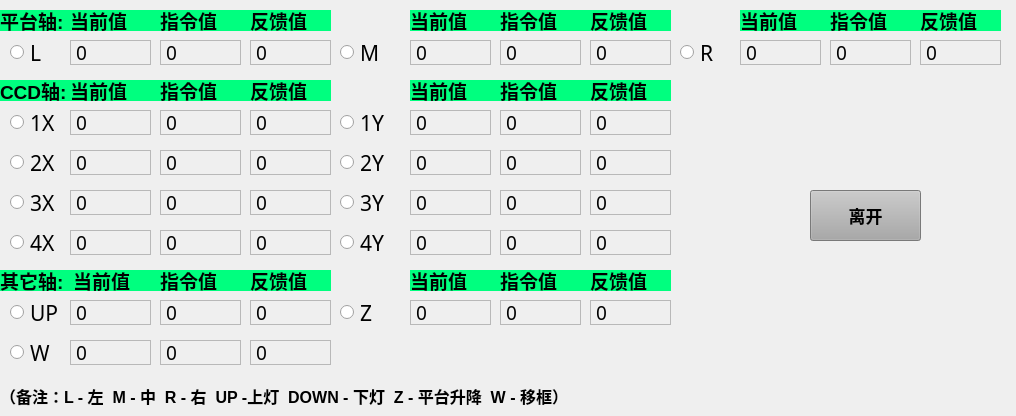
<?xml version="1.0" encoding="UTF-8"?>
<ui version="4.0">
 <class>CAxisPositionShow</class>
 <widget class="QWidget" name="CAxisPositionShow">
  <property name="geometry">
   <rect>
    <x>0</x>
    <y>0</y>
    <width>1016</width>
    <height>416</height>
   </rect>
  </property>
  <property name="font">
   <font>
    <pointsize>13</pointsize>
   </font>
  </property>
  <property name="windowTitle">
   <string>TOP</string>
  </property>
  <widget class="QLabel" name="value_ptm_2">
   <property name="geometry">
    <rect>
     <x>410</x>
     <y>40</y>
     <width>81</width>
     <height>25</height>
    </rect>
   </property>
   <property name="font">
    <font>
     <family>AR PL UKai CN</family>
     <pointsize>14</pointsize>
    </font>
   </property>
   <property name="frameShape">
    <enum>QFrame::StyledPanel</enum>
   </property>
   <property name="text">
    <string>0</string>
   </property>
  </widget>
  <widget class="QRadioButton" name="radio_ccd3y_2">
   <property name="geometry">
    <rect>
     <x>340</x>
     <y>190</y>
     <width>61</width>
     <height>25</height>
    </rect>
   </property>
   <property name="font">
    <font>
     <family>AR PL UKai CN</family>
     <pointsize>16</pointsize>
    </font>
   </property>
   <property name="text">
    <string>3Y</string>
   </property>
  </widget>
  <widget class="QLabel" name="value_ccd3y_2">
   <property name="geometry">
    <rect>
     <x>410</x>
     <y>190</y>
     <width>81</width>
     <height>25</height>
    </rect>
   </property>
   <property name="font">
    <font>
     <family>AR PL UKai CN</family>
     <pointsize>14</pointsize>
    </font>
   </property>
   <property name="frameShape">
    <enum>QFrame::StyledPanel</enum>
   </property>
   <property name="text">
    <string>0</string>
   </property>
  </widget>
  <widget class="QRadioButton" name="radio_ccd4x_2">
   <property name="geometry">
    <rect>
     <x>10</x>
     <y>230</y>
     <width>61</width>
     <height>25</height>
    </rect>
   </property>
   <property name="font">
    <font>
     <family>AR PL UKai CN</family>
     <pointsize>16</pointsize>
    </font>
   </property>
   <property name="text">
    <string>4X</string>
   </property>
  </widget>
  <widget class="QLabel" name="value_ptz_2">
   <property name="geometry">
    <rect>
     <x>410</x>
     <y>300</y>
     <width>81</width>
     <height>25</height>
    </rect>
   </property>
   <property name="font">
    <font>
     <family>AR PL UKai CN</family>
     <pointsize>14</pointsize>
    </font>
   </property>
   <property name="frameShape">
    <enum>QFrame::StyledPanel</enum>
   </property>
   <property name="text">
    <string>0</string>
   </property>
  </widget>
  <widget class="QLabel" name="value_ccd1x_2">
   <property name="geometry">
    <rect>
     <x>70</x>
     <y>110</y>
     <width>81</width>
     <height>25</height>
    </rect>
   </property>
   <property name="font">
    <font>
     <family>AR PL UKai CN</family>
     <pointsize>14</pointsize>
    </font>
   </property>
   <property name="frameShape">
    <enum>QFrame::StyledPanel</enum>
   </property>
   <property name="text">
    <string>0</string>
   </property>
  </widget>
  <widget class="QRadioButton" name="radio_ccd2x_2">
   <property name="geometry">
    <rect>
     <x>10</x>
     <y>150</y>
     <width>61</width>
     <height>25</height>
    </rect>
   </property>
   <property name="font">
    <font>
     <family>AR PL UKai CN</family>
     <pointsize>16</pointsize>
    </font>
   </property>
   <property name="text">
    <string>2X</string>
   </property>
  </widget>
  <widget class="QRadioButton" name="radio_ccd2y_2">
   <property name="geometry">
    <rect>
     <x>340</x>
     <y>150</y>
     <width>61</width>
     <height>25</height>
    </rect>
   </property>
   <property name="font">
    <font>
     <family>AR PL UKai CN</family>
     <pointsize>16</pointsize>
    </font>
   </property>
   <property name="text">
    <string>2Y</string>
   </property>
  </widget>
  <widget class="QLabel" name="value_ccd3x_2">
   <property name="geometry">
    <rect>
     <x>70</x>
     <y>190</y>
     <width>81</width>
     <height>25</height>
    </rect>
   </property>
   <property name="font">
    <font>
     <family>AR PL UKai CN</family>
     <pointsize>14</pointsize>
    </font>
   </property>
   <property name="frameShape">
    <enum>QFrame::StyledPanel</enum>
   </property>
   <property name="text">
    <string>0</string>
   </property>
  </widget>
  <widget class="QLabel" name="value_ccd4x_2">
   <property name="geometry">
    <rect>
     <x>70</x>
     <y>230</y>
     <width>81</width>
     <height>25</height>
    </rect>
   </property>
   <property name="font">
    <font>
     <family>AR PL UKai CN</family>
     <pointsize>14</pointsize>
    </font>
   </property>
   <property name="frameShape">
    <enum>QFrame::StyledPanel</enum>
   </property>
   <property name="text">
    <string>0</string>
   </property>
  </widget>
  <widget class="QRadioButton" name="radio_ccd3x_2">
   <property name="geometry">
    <rect>
     <x>10</x>
     <y>190</y>
     <width>61</width>
     <height>25</height>
    </rect>
   </property>
   <property name="font">
    <font>
     <family>AR PL UKai CN</family>
     <pointsize>16</pointsize>
    </font>
   </property>
   <property name="text">
    <string>3X</string>
   </property>
  </widget>
  <widget class="QRadioButton" name="radio_ptr_2">
   <property name="geometry">
    <rect>
     <x>680</x>
     <y>40</y>
     <width>61</width>
     <height>25</height>
    </rect>
   </property>
   <property name="font">
    <font>
     <family>AR PL UKai CN</family>
     <pointsize>16</pointsize>
    </font>
   </property>
   <property name="text">
    <string>R</string>
   </property>
  </widget>
  <widget class="QLabel" name="value_ccd1y_2">
   <property name="geometry">
    <rect>
     <x>410</x>
     <y>110</y>
     <width>81</width>
     <height>25</height>
    </rect>
   </property>
   <property name="font">
    <font>
     <family>AR PL UKai CN</family>
     <pointsize>14</pointsize>
    </font>
   </property>
   <property name="frameShape">
    <enum>QFrame::StyledPanel</enum>
   </property>
   <property name="text">
    <string>0</string>
   </property>
  </widget>
  <widget class="QRadioButton" name="radio_ptz_2">
   <property name="geometry">
    <rect>
     <x>340</x>
     <y>300</y>
     <width>61</width>
     <height>25</height>
    </rect>
   </property>
   <property name="font">
    <font>
     <family>AR PL UKai CN</family>
     <pointsize>16</pointsize>
    </font>
   </property>
   <property name="text">
    <string>Z</string>
   </property>
  </widget>
  <widget class="QRadioButton" name="radio_ccd1x_2">
   <property name="geometry">
    <rect>
     <x>10</x>
     <y>110</y>
     <width>61</width>
     <height>25</height>
    </rect>
   </property>
   <property name="font">
    <font>
     <family>AR PL UKai CN</family>
     <pointsize>16</pointsize>
    </font>
   </property>
   <property name="text">
    <string>1X</string>
   </property>
  </widget>
  <widget class="QRadioButton" name="radio_ptl_2">
   <property name="geometry">
    <rect>
     <x>10</x>
     <y>40</y>
     <width>61</width>
     <height>25</height>
    </rect>
   </property>
   <property name="font">
    <font>
     <family>AR PL UKai CN</family>
     <pointsize>16</pointsize>
    </font>
   </property>
   <property name="text">
    <string>L</string>
   </property>
  </widget>
  <widget class="QRadioButton" name="radio_w_2">
   <property name="geometry">
    <rect>
     <x>10</x>
     <y>340</y>
     <width>41</width>
     <height>25</height>
    </rect>
   </property>
   <property name="font">
    <font>
     <family>AR PL UKai CN</family>
     <pointsize>16</pointsize>
    </font>
   </property>
   <property name="text">
    <string>W</string>
   </property>
  </widget>
  <widget class="QLabel" name="value_upscan_2">
   <property name="geometry">
    <rect>
     <x>70</x>
     <y>300</y>
     <width>81</width>
     <height>25</height>
    </rect>
   </property>
   <property name="font">
    <font>
     <family>AR PL UKai CN</family>
     <pointsize>14</pointsize>
    </font>
   </property>
   <property name="frameShape">
    <enum>QFrame::StyledPanel</enum>
   </property>
   <property name="text">
    <string>0</string>
   </property>
  </widget>
  <widget class="QLabel" name="value_ptl_2">
   <property name="geometry">
    <rect>
     <x>70</x>
     <y>40</y>
     <width>81</width>
     <height>25</height>
    </rect>
   </property>
   <property name="font">
    <font>
     <family>AR PL UKai CN</family>
     <pointsize>14</pointsize>
    </font>
   </property>
   <property name="frameShape">
    <enum>QFrame::StyledPanel</enum>
   </property>
   <property name="text">
    <string>0</string>
   </property>
  </widget>
  <widget class="QLabel" name="value_ccd4y_2">
   <property name="geometry">
    <rect>
     <x>410</x>
     <y>230</y>
     <width>81</width>
     <height>25</height>
    </rect>
   </property>
   <property name="font">
    <font>
     <family>AR PL UKai CN</family>
     <pointsize>14</pointsize>
    </font>
   </property>
   <property name="frameShape">
    <enum>QFrame::StyledPanel</enum>
   </property>
   <property name="text">
    <string>0</string>
   </property>
  </widget>
  <widget class="QRadioButton" name="radio_ccd4y_2">
   <property name="geometry">
    <rect>
     <x>340</x>
     <y>230</y>
     <width>61</width>
     <height>25</height>
    </rect>
   </property>
   <property name="font">
    <font>
     <family>AR PL UKai CN</family>
     <pointsize>16</pointsize>
    </font>
   </property>
   <property name="text">
    <string>4Y</string>
   </property>
  </widget>
  <widget class="QRadioButton" name="radio_ptm_2">
   <property name="geometry">
    <rect>
     <x>340</x>
     <y>40</y>
     <width>61</width>
     <height>25</height>
    </rect>
   </property>
   <property name="font">
    <font>
     <family>AR PL UKai CN</family>
     <pointsize>16</pointsize>
    </font>
   </property>
   <property name="text">
    <string>M</string>
   </property>
  </widget>
  <widget class="QRadioButton" name="radio_upscan_2">
   <property name="geometry">
    <rect>
     <x>10</x>
     <y>300</y>
     <width>61</width>
     <height>25</height>
    </rect>
   </property>
   <property name="font">
    <font>
     <family>AR PL UKai CN</family>
     <pointsize>16</pointsize>
    </font>
   </property>
   <property name="text">
    <string>UP</string>
   </property>
  </widget>
  <widget class="QLabel" name="value_w_2">
   <property name="geometry">
    <rect>
     <x>70</x>
     <y>340</y>
     <width>81</width>
     <height>25</height>
    </rect>
   </property>
   <property name="font">
    <font>
     <family>AR PL UKai CN</family>
     <pointsize>14</pointsize>
    </font>
   </property>
   <property name="frameShape">
    <enum>QFrame::StyledPanel</enum>
   </property>
   <property name="text">
    <string>0</string>
   </property>
  </widget>
  <widget class="QLabel" name="value_ccd2x_2">
   <property name="geometry">
    <rect>
     <x>70</x>
     <y>150</y>
     <width>81</width>
     <height>25</height>
    </rect>
   </property>
   <property name="font">
    <font>
     <family>AR PL UKai CN</family>
     <pointsize>14</pointsize>
    </font>
   </property>
   <property name="frameShape">
    <enum>QFrame::StyledPanel</enum>
   </property>
   <property name="text">
    <string>0</string>
   </property>
  </widget>
  <widget class="QLabel" name="label_du_tip_2">
   <property name="geometry">
    <rect>
     <x>0</x>
     <y>380</y>
     <width>1101</width>
     <height>31</height>
    </rect>
   </property>
   <property name="font">
    <font>
     <pointsize>12</pointsize>
     <weight>75</weight>
     <bold>true</bold>
    </font>
   </property>
   <property name="text">
    <string>（备注：L - 左  M - 中  R - 右  UP -上灯  DOWN - 下灯  Z - 平台升降  W - 移框）</string>
   </property>
  </widget>
  <widget class="QRadioButton" name="radio_ccd1y_2">
   <property name="geometry">
    <rect>
     <x>340</x>
     <y>110</y>
     <width>61</width>
     <height>25</height>
    </rect>
   </property>
   <property name="font">
    <font>
     <family>AR PL UKai CN</family>
     <pointsize>16</pointsize>
    </font>
   </property>
   <property name="text">
    <string>1Y</string>
   </property>
  </widget>
  <widget class="QLabel" name="value_ptr_2">
   <property name="geometry">
    <rect>
     <x>740</x>
     <y>40</y>
     <width>81</width>
     <height>25</height>
    </rect>
   </property>
   <property name="font">
    <font>
     <family>AR PL UKai CN</family>
     <pointsize>14</pointsize>
    </font>
   </property>
   <property name="frameShape">
    <enum>QFrame::StyledPanel</enum>
   </property>
   <property name="text">
    <string>0</string>
   </property>
  </widget>
  <widget class="QLabel" name="value_ccd2y_2">
   <property name="geometry">
    <rect>
     <x>410</x>
     <y>150</y>
     <width>81</width>
     <height>25</height>
    </rect>
   </property>
   <property name="font">
    <font>
     <family>AR PL UKai CN</family>
     <pointsize>14</pointsize>
    </font>
   </property>
   <property name="frameShape">
    <enum>QFrame::StyledPanel</enum>
   </property>
   <property name="text">
    <string>0</string>
   </property>
  </widget>
  <widget class="QLabel" name="value_ptr_3">
   <property name="geometry">
    <rect>
     <x>830</x>
     <y>40</y>
     <width>81</width>
     <height>25</height>
    </rect>
   </property>
   <property name="font">
    <font>
     <family>AR PL UKai CN</family>
     <pointsize>14</pointsize>
    </font>
   </property>
   <property name="frameShape">
    <enum>QFrame::StyledPanel</enum>
   </property>
   <property name="text">
    <string>0</string>
   </property>
  </widget>
  <widget class="QLabel" name="value_ptr_4">
   <property name="geometry">
    <rect>
     <x>920</x>
     <y>40</y>
     <width>81</width>
     <height>25</height>
    </rect>
   </property>
   <property name="font">
    <font>
     <family>AR PL UKai CN</family>
     <pointsize>14</pointsize>
    </font>
   </property>
   <property name="frameShape">
    <enum>QFrame::StyledPanel</enum>
   </property>
   <property name="text">
    <string>0</string>
   </property>
  </widget>
  <widget class="QLabel" name="value_ptm_3">
   <property name="geometry">
    <rect>
     <x>500</x>
     <y>40</y>
     <width>81</width>
     <height>25</height>
    </rect>
   </property>
   <property name="font">
    <font>
     <family>AR PL UKai CN</family>
     <pointsize>14</pointsize>
    </font>
   </property>
   <property name="frameShape">
    <enum>QFrame::StyledPanel</enum>
   </property>
   <property name="text">
    <string>0</string>
   </property>
  </widget>
  <widget class="QLabel" name="value_ptm_4">
   <property name="geometry">
    <rect>
     <x>590</x>
     <y>40</y>
     <width>81</width>
     <height>25</height>
    </rect>
   </property>
   <property name="font">
    <font>
     <family>AR PL UKai CN</family>
     <pointsize>14</pointsize>
    </font>
   </property>
   <property name="frameShape">
    <enum>QFrame::StyledPanel</enum>
   </property>
   <property name="text">
    <string>0</string>
   </property>
  </widget>
  <widget class="QLabel" name="value_ptl_3">
   <property name="geometry">
    <rect>
     <x>160</x>
     <y>40</y>
     <width>81</width>
     <height>25</height>
    </rect>
   </property>
   <property name="font">
    <font>
     <family>AR PL UKai CN</family>
     <pointsize>14</pointsize>
    </font>
   </property>
   <property name="frameShape">
    <enum>QFrame::StyledPanel</enum>
   </property>
   <property name="text">
    <string>0</string>
   </property>
  </widget>
  <widget class="QLabel" name="value_ptl_4">
   <property name="geometry">
    <rect>
     <x>250</x>
     <y>40</y>
     <width>81</width>
     <height>25</height>
    </rect>
   </property>
   <property name="font">
    <font>
     <family>AR PL UKai CN</family>
     <pointsize>14</pointsize>
    </font>
   </property>
   <property name="frameShape">
    <enum>QFrame::StyledPanel</enum>
   </property>
   <property name="text">
    <string>0</string>
   </property>
  </widget>
  <widget class="QLabel" name="label">
   <property name="geometry">
    <rect>
     <x>0</x>
     <y>10</y>
     <width>71</width>
     <height>21</height>
    </rect>
   </property>
   <property name="font">
    <font>
     <pointsize>14</pointsize>
     <weight>75</weight>
     <bold>true</bold>
    </font>
   </property>
   <property name="styleSheet">
    <string notr="true">background-color: rgb(0, 255, 127);
</string>
   </property>
   <property name="text">
    <string>平台轴:</string>
   </property>
  </widget>
  <widget class="QLabel" name="label_2">
   <property name="geometry">
    <rect>
     <x>0</x>
     <y>80</y>
     <width>71</width>
     <height>21</height>
    </rect>
   </property>
   <property name="font">
    <font>
     <pointsize>14</pointsize>
     <weight>75</weight>
     <bold>true</bold>
    </font>
   </property>
   <property name="styleSheet">
    <string notr="true">background-color: rgb(0, 255, 127);
</string>
   </property>
   <property name="text">
    <string>CCD轴: </string>
   </property>
  </widget>
  <widget class="QLabel" name="value_ccd1x_3">
   <property name="geometry">
    <rect>
     <x>160</x>
     <y>110</y>
     <width>81</width>
     <height>25</height>
    </rect>
   </property>
   <property name="font">
    <font>
     <family>AR PL UKai CN</family>
     <pointsize>14</pointsize>
    </font>
   </property>
   <property name="frameShape">
    <enum>QFrame::StyledPanel</enum>
   </property>
   <property name="text">
    <string>0</string>
   </property>
  </widget>
  <widget class="QLabel" name="value_ccd1x_4">
   <property name="geometry">
    <rect>
     <x>250</x>
     <y>110</y>
     <width>81</width>
     <height>25</height>
    </rect>
   </property>
   <property name="font">
    <font>
     <family>AR PL UKai CN</family>
     <pointsize>14</pointsize>
    </font>
   </property>
   <property name="frameShape">
    <enum>QFrame::StyledPanel</enum>
   </property>
   <property name="text">
    <string>0</string>
   </property>
  </widget>
  <widget class="QLabel" name="value_ccd2x_3">
   <property name="geometry">
    <rect>
     <x>160</x>
     <y>150</y>
     <width>81</width>
     <height>25</height>
    </rect>
   </property>
   <property name="font">
    <font>
     <family>AR PL UKai CN</family>
     <pointsize>14</pointsize>
    </font>
   </property>
   <property name="frameShape">
    <enum>QFrame::StyledPanel</enum>
   </property>
   <property name="text">
    <string>0</string>
   </property>
  </widget>
  <widget class="QLabel" name="value_ccd2x_4">
   <property name="geometry">
    <rect>
     <x>250</x>
     <y>150</y>
     <width>81</width>
     <height>25</height>
    </rect>
   </property>
   <property name="font">
    <font>
     <family>AR PL UKai CN</family>
     <pointsize>14</pointsize>
    </font>
   </property>
   <property name="frameShape">
    <enum>QFrame::StyledPanel</enum>
   </property>
   <property name="text">
    <string>0</string>
   </property>
  </widget>
  <widget class="QLabel" name="value_ccd3x_3">
   <property name="geometry">
    <rect>
     <x>160</x>
     <y>190</y>
     <width>81</width>
     <height>25</height>
    </rect>
   </property>
   <property name="font">
    <font>
     <family>AR PL UKai CN</family>
     <pointsize>14</pointsize>
    </font>
   </property>
   <property name="frameShape">
    <enum>QFrame::StyledPanel</enum>
   </property>
   <property name="text">
    <string>0</string>
   </property>
  </widget>
  <widget class="QLabel" name="value_ccd3x_4">
   <property name="geometry">
    <rect>
     <x>250</x>
     <y>190</y>
     <width>81</width>
     <height>25</height>
    </rect>
   </property>
   <property name="font">
    <font>
     <family>AR PL UKai CN</family>
     <pointsize>14</pointsize>
    </font>
   </property>
   <property name="frameShape">
    <enum>QFrame::StyledPanel</enum>
   </property>
   <property name="text">
    <string>0</string>
   </property>
  </widget>
  <widget class="QLabel" name="value_ccd4x_3">
   <property name="geometry">
    <rect>
     <x>160</x>
     <y>230</y>
     <width>81</width>
     <height>25</height>
    </rect>
   </property>
   <property name="font">
    <font>
     <family>AR PL UKai CN</family>
     <pointsize>14</pointsize>
    </font>
   </property>
   <property name="frameShape">
    <enum>QFrame::StyledPanel</enum>
   </property>
   <property name="text">
    <string>0</string>
   </property>
  </widget>
  <widget class="QLabel" name="value_ccd4x_4">
   <property name="geometry">
    <rect>
     <x>250</x>
     <y>230</y>
     <width>81</width>
     <height>25</height>
    </rect>
   </property>
   <property name="font">
    <font>
     <family>AR PL UKai CN</family>
     <pointsize>14</pointsize>
    </font>
   </property>
   <property name="frameShape">
    <enum>QFrame::StyledPanel</enum>
   </property>
   <property name="text">
    <string>0</string>
   </property>
  </widget>
  <widget class="QLabel" name="value_ccd4y_3">
   <property name="geometry">
    <rect>
     <x>500</x>
     <y>230</y>
     <width>81</width>
     <height>25</height>
    </rect>
   </property>
   <property name="font">
    <font>
     <family>AR PL UKai CN</family>
     <pointsize>14</pointsize>
    </font>
   </property>
   <property name="frameShape">
    <enum>QFrame::StyledPanel</enum>
   </property>
   <property name="text">
    <string>0</string>
   </property>
  </widget>
  <widget class="QLabel" name="value_ccd1y_3">
   <property name="geometry">
    <rect>
     <x>500</x>
     <y>110</y>
     <width>81</width>
     <height>25</height>
    </rect>
   </property>
   <property name="font">
    <font>
     <family>AR PL UKai CN</family>
     <pointsize>14</pointsize>
    </font>
   </property>
   <property name="frameShape">
    <enum>QFrame::StyledPanel</enum>
   </property>
   <property name="text">
    <string>0</string>
   </property>
  </widget>
  <widget class="QLabel" name="value_ccd3y_3">
   <property name="geometry">
    <rect>
     <x>500</x>
     <y>190</y>
     <width>81</width>
     <height>25</height>
    </rect>
   </property>
   <property name="font">
    <font>
     <family>AR PL UKai CN</family>
     <pointsize>14</pointsize>
    </font>
   </property>
   <property name="frameShape">
    <enum>QFrame::StyledPanel</enum>
   </property>
   <property name="text">
    <string>0</string>
   </property>
  </widget>
  <widget class="QLabel" name="value_ccd2y_3">
   <property name="geometry">
    <rect>
     <x>500</x>
     <y>150</y>
     <width>81</width>
     <height>25</height>
    </rect>
   </property>
   <property name="font">
    <font>
     <family>AR PL UKai CN</family>
     <pointsize>14</pointsize>
    </font>
   </property>
   <property name="frameShape">
    <enum>QFrame::StyledPanel</enum>
   </property>
   <property name="text">
    <string>0</string>
   </property>
  </widget>
  <widget class="QLabel" name="value_ccd4y_4">
   <property name="geometry">
    <rect>
     <x>590</x>
     <y>230</y>
     <width>81</width>
     <height>25</height>
    </rect>
   </property>
   <property name="font">
    <font>
     <family>AR PL UKai CN</family>
     <pointsize>14</pointsize>
    </font>
   </property>
   <property name="frameShape">
    <enum>QFrame::StyledPanel</enum>
   </property>
   <property name="text">
    <string>0</string>
   </property>
  </widget>
  <widget class="QLabel" name="value_ccd1y_4">
   <property name="geometry">
    <rect>
     <x>590</x>
     <y>110</y>
     <width>81</width>
     <height>25</height>
    </rect>
   </property>
   <property name="font">
    <font>
     <family>AR PL UKai CN</family>
     <pointsize>14</pointsize>
    </font>
   </property>
   <property name="frameShape">
    <enum>QFrame::StyledPanel</enum>
   </property>
   <property name="text">
    <string>0</string>
   </property>
  </widget>
  <widget class="QLabel" name="value_ccd3y_4">
   <property name="geometry">
    <rect>
     <x>590</x>
     <y>190</y>
     <width>81</width>
     <height>25</height>
    </rect>
   </property>
   <property name="font">
    <font>
     <family>AR PL UKai CN</family>
     <pointsize>14</pointsize>
    </font>
   </property>
   <property name="frameShape">
    <enum>QFrame::StyledPanel</enum>
   </property>
   <property name="text">
    <string>0</string>
   </property>
  </widget>
  <widget class="QLabel" name="value_ccd2y_4">
   <property name="geometry">
    <rect>
     <x>590</x>
     <y>150</y>
     <width>81</width>
     <height>25</height>
    </rect>
   </property>
   <property name="font">
    <font>
     <family>AR PL UKai CN</family>
     <pointsize>14</pointsize>
    </font>
   </property>
   <property name="frameShape">
    <enum>QFrame::StyledPanel</enum>
   </property>
   <property name="text">
    <string>0</string>
   </property>
  </widget>
  <widget class="QLabel" name="label_3">
   <property name="geometry">
    <rect>
     <x>0</x>
     <y>270</y>
     <width>81</width>
     <height>21</height>
    </rect>
   </property>
   <property name="font">
    <font>
     <pointsize>14</pointsize>
     <weight>75</weight>
     <bold>true</bold>
    </font>
   </property>
   <property name="styleSheet">
    <string notr="true">background-color: rgb(0, 255, 127);
</string>
   </property>
   <property name="text">
    <string>其它轴:</string>
   </property>
  </widget>
  <widget class="QLabel" name="value_upscan_3">
   <property name="geometry">
    <rect>
     <x>160</x>
     <y>300</y>
     <width>81</width>
     <height>25</height>
    </rect>
   </property>
   <property name="font">
    <font>
     <family>AR PL UKai CN</family>
     <pointsize>14</pointsize>
    </font>
   </property>
   <property name="frameShape">
    <enum>QFrame::StyledPanel</enum>
   </property>
   <property name="text">
    <string>0</string>
   </property>
  </widget>
  <widget class="QLabel" name="value_upscan_4">
   <property name="geometry">
    <rect>
     <x>250</x>
     <y>300</y>
     <width>81</width>
     <height>25</height>
    </rect>
   </property>
   <property name="font">
    <font>
     <family>AR PL UKai CN</family>
     <pointsize>14</pointsize>
    </font>
   </property>
   <property name="frameShape">
    <enum>QFrame::StyledPanel</enum>
   </property>
   <property name="text">
    <string>0</string>
   </property>
  </widget>
  <widget class="QLabel" name="value_w_3">
   <property name="geometry">
    <rect>
     <x>160</x>
     <y>340</y>
     <width>81</width>
     <height>25</height>
    </rect>
   </property>
   <property name="font">
    <font>
     <family>AR PL UKai CN</family>
     <pointsize>14</pointsize>
    </font>
   </property>
   <property name="frameShape">
    <enum>QFrame::StyledPanel</enum>
   </property>
   <property name="text">
    <string>0</string>
   </property>
  </widget>
  <widget class="QLabel" name="value_w_4">
   <property name="geometry">
    <rect>
     <x>250</x>
     <y>340</y>
     <width>81</width>
     <height>25</height>
    </rect>
   </property>
   <property name="font">
    <font>
     <family>AR PL UKai CN</family>
     <pointsize>14</pointsize>
    </font>
   </property>
   <property name="frameShape">
    <enum>QFrame::StyledPanel</enum>
   </property>
   <property name="text">
    <string>0</string>
   </property>
  </widget>
  <widget class="QLabel" name="value_ptz_3">
   <property name="geometry">
    <rect>
     <x>500</x>
     <y>300</y>
     <width>81</width>
     <height>25</height>
    </rect>
   </property>
   <property name="font">
    <font>
     <family>AR PL UKai CN</family>
     <pointsize>14</pointsize>
    </font>
   </property>
   <property name="frameShape">
    <enum>QFrame::StyledPanel</enum>
   </property>
   <property name="text">
    <string>0</string>
   </property>
  </widget>
  <widget class="QLabel" name="value_ptz_4">
   <property name="geometry">
    <rect>
     <x>590</x>
     <y>300</y>
     <width>81</width>
     <height>25</height>
    </rect>
   </property>
   <property name="font">
    <font>
     <family>AR PL UKai CN</family>
     <pointsize>14</pointsize>
    </font>
   </property>
   <property name="frameShape">
    <enum>QFrame::StyledPanel</enum>
   </property>
   <property name="text">
    <string>0</string>
   </property>
  </widget>
  <widget class="QPushButton" name="btn_showpos_exit">
   <property name="geometry">
    <rect>
     <x>810</x>
     <y>190</y>
     <width>111</width>
     <height>51</height>
    </rect>
   </property>
   <property name="font">
    <font>
     <family>Ubuntu</family>
     <pointsize>13</pointsize>
     <weight>75</weight>
     <bold>true</bold>
    </font>
   </property>
   <property name="styleSheet">
    <string notr="true">background-color: rgb(169, 169, 169);</string>
   </property>
   <property name="text">
    <string>离开</string>
   </property>
  </widget>
  <widget class="QLabel" name="label_4">
   <property name="geometry">
    <rect>
     <x>70</x>
     <y>10</y>
     <width>91</width>
     <height>21</height>
    </rect>
   </property>
   <property name="font">
    <font>
     <pointsize>14</pointsize>
     <weight>75</weight>
     <bold>true</bold>
    </font>
   </property>
   <property name="styleSheet">
    <string notr="true">background-color: rgb(0, 255, 127);
</string>
   </property>
   <property name="text">
    <string>当前值</string>
   </property>
  </widget>
  <widget class="QLabel" name="label_5">
   <property name="geometry">
    <rect>
     <x>160</x>
     <y>10</y>
     <width>91</width>
     <height>21</height>
    </rect>
   </property>
   <property name="font">
    <font>
     <pointsize>14</pointsize>
     <weight>75</weight>
     <bold>true</bold>
    </font>
   </property>
   <property name="styleSheet">
    <string notr="true">background-color: rgb(0, 255, 127);
</string>
   </property>
   <property name="text">
    <string>指令值</string>
   </property>
  </widget>
  <widget class="QLabel" name="label_6">
   <property name="geometry">
    <rect>
     <x>250</x>
     <y>10</y>
     <width>81</width>
     <height>21</height>
    </rect>
   </property>
   <property name="font">
    <font>
     <pointsize>14</pointsize>
     <weight>75</weight>
     <bold>true</bold>
    </font>
   </property>
   <property name="styleSheet">
    <string notr="true">background-color: rgb(0, 255, 127);
</string>
   </property>
   <property name="text">
    <string>反馈值</string>
   </property>
  </widget>
  <widget class="QLabel" name="label_7">
   <property name="geometry">
    <rect>
     <x>410</x>
     <y>10</y>
     <width>91</width>
     <height>21</height>
    </rect>
   </property>
   <property name="font">
    <font>
     <pointsize>14</pointsize>
     <weight>75</weight>
     <bold>true</bold>
    </font>
   </property>
   <property name="styleSheet">
    <string notr="true">background-color: rgb(0, 255, 127);
</string>
   </property>
   <property name="text">
    <string>当前值</string>
   </property>
  </widget>
  <widget class="QLabel" name="label_8">
   <property name="geometry">
    <rect>
     <x>500</x>
     <y>10</y>
     <width>91</width>
     <height>21</height>
    </rect>
   </property>
   <property name="font">
    <font>
     <pointsize>14</pointsize>
     <weight>75</weight>
     <bold>true</bold>
    </font>
   </property>
   <property name="styleSheet">
    <string notr="true">background-color: rgb(0, 255, 127);
</string>
   </property>
   <property name="text">
    <string>指令值</string>
   </property>
  </widget>
  <widget class="QLabel" name="label_9">
   <property name="geometry">
    <rect>
     <x>590</x>
     <y>10</y>
     <width>81</width>
     <height>21</height>
    </rect>
   </property>
   <property name="font">
    <font>
     <pointsize>14</pointsize>
     <weight>75</weight>
     <bold>true</bold>
    </font>
   </property>
   <property name="styleSheet">
    <string notr="true">background-color: rgb(0, 255, 127);
</string>
   </property>
   <property name="text">
    <string>反馈值</string>
   </property>
  </widget>
  <widget class="QLabel" name="label_10">
   <property name="geometry">
    <rect>
     <x>740</x>
     <y>10</y>
     <width>91</width>
     <height>21</height>
    </rect>
   </property>
   <property name="font">
    <font>
     <pointsize>14</pointsize>
     <weight>75</weight>
     <bold>true</bold>
    </font>
   </property>
   <property name="styleSheet">
    <string notr="true">background-color: rgb(0, 255, 127);
</string>
   </property>
   <property name="text">
    <string>当前值</string>
   </property>
  </widget>
  <widget class="QLabel" name="label_11">
   <property name="geometry">
    <rect>
     <x>830</x>
     <y>10</y>
     <width>91</width>
     <height>21</height>
    </rect>
   </property>
   <property name="font">
    <font>
     <pointsize>14</pointsize>
     <weight>75</weight>
     <bold>true</bold>
    </font>
   </property>
   <property name="styleSheet">
    <string notr="true">background-color: rgb(0, 255, 127);
</string>
   </property>
   <property name="text">
    <string>指令值</string>
   </property>
  </widget>
  <widget class="QLabel" name="label_12">
   <property name="geometry">
    <rect>
     <x>920</x>
     <y>10</y>
     <width>81</width>
     <height>21</height>
    </rect>
   </property>
   <property name="font">
    <font>
     <pointsize>14</pointsize>
     <weight>75</weight>
     <bold>true</bold>
    </font>
   </property>
   <property name="styleSheet">
    <string notr="true">background-color: rgb(0, 255, 127);
</string>
   </property>
   <property name="text">
    <string>反馈值</string>
   </property>
  </widget>
  <widget class="QLabel" name="label_13">
   <property name="geometry">
    <rect>
     <x>70</x>
     <y>80</y>
     <width>91</width>
     <height>21</height>
    </rect>
   </property>
   <property name="font">
    <font>
     <pointsize>14</pointsize>
     <weight>75</weight>
     <bold>true</bold>
    </font>
   </property>
   <property name="styleSheet">
    <string notr="true">background-color: rgb(0, 255, 127);
</string>
   </property>
   <property name="text">
    <string>当前值</string>
   </property>
  </widget>
  <widget class="QLabel" name="label_14">
   <property name="geometry">
    <rect>
     <x>160</x>
     <y>80</y>
     <width>91</width>
     <height>21</height>
    </rect>
   </property>
   <property name="font">
    <font>
     <pointsize>14</pointsize>
     <weight>75</weight>
     <bold>true</bold>
    </font>
   </property>
   <property name="styleSheet">
    <string notr="true">background-color: rgb(0, 255, 127);
</string>
   </property>
   <property name="text">
    <string>指令值</string>
   </property>
  </widget>
  <widget class="QLabel" name="label_15">
   <property name="geometry">
    <rect>
     <x>250</x>
     <y>80</y>
     <width>81</width>
     <height>21</height>
    </rect>
   </property>
   <property name="font">
    <font>
     <pointsize>14</pointsize>
     <weight>75</weight>
     <bold>true</bold>
    </font>
   </property>
   <property name="styleSheet">
    <string notr="true">background-color: rgb(0, 255, 127);
</string>
   </property>
   <property name="text">
    <string>反馈值</string>
   </property>
  </widget>
  <widget class="QLabel" name="label_16">
   <property name="geometry">
    <rect>
     <x>410</x>
     <y>80</y>
     <width>91</width>
     <height>21</height>
    </rect>
   </property>
   <property name="font">
    <font>
     <pointsize>14</pointsize>
     <weight>75</weight>
     <bold>true</bold>
    </font>
   </property>
   <property name="styleSheet">
    <string notr="true">background-color: rgb(0, 255, 127);
</string>
   </property>
   <property name="text">
    <string>当前值</string>
   </property>
  </widget>
  <widget class="QLabel" name="label_17">
   <property name="geometry">
    <rect>
     <x>500</x>
     <y>80</y>
     <width>91</width>
     <height>21</height>
    </rect>
   </property>
   <property name="font">
    <font>
     <pointsize>14</pointsize>
     <weight>75</weight>
     <bold>true</bold>
    </font>
   </property>
   <property name="styleSheet">
    <string notr="true">background-color: rgb(0, 255, 127);
</string>
   </property>
   <property name="text">
    <string>指令值</string>
   </property>
  </widget>
  <widget class="QLabel" name="label_18">
   <property name="geometry">
    <rect>
     <x>590</x>
     <y>80</y>
     <width>81</width>
     <height>21</height>
    </rect>
   </property>
   <property name="font">
    <font>
     <pointsize>14</pointsize>
     <weight>75</weight>
     <bold>true</bold>
    </font>
   </property>
   <property name="styleSheet">
    <string notr="true">background-color: rgb(0, 255, 127);
</string>
   </property>
   <property name="text">
    <string>反馈值</string>
   </property>
  </widget>
  <widget class="QLabel" name="label_22">
   <property name="geometry">
    <rect>
     <x>73</x>
     <y>270</y>
     <width>91</width>
     <height>21</height>
    </rect>
   </property>
   <property name="font">
    <font>
     <pointsize>14</pointsize>
     <weight>75</weight>
     <bold>true</bold>
    </font>
   </property>
   <property name="styleSheet">
    <string notr="true">background-color: rgb(0, 255, 127);
</string>
   </property>
   <property name="text">
    <string>当前值</string>
   </property>
  </widget>
  <widget class="QLabel" name="label_23">
   <property name="geometry">
    <rect>
     <x>160</x>
     <y>270</y>
     <width>91</width>
     <height>21</height>
    </rect>
   </property>
   <property name="font">
    <font>
     <pointsize>14</pointsize>
     <weight>75</weight>
     <bold>true</bold>
    </font>
   </property>
   <property name="styleSheet">
    <string notr="true">background-color: rgb(0, 255, 127);
</string>
   </property>
   <property name="text">
    <string>指令值</string>
   </property>
  </widget>
  <widget class="QLabel" name="label_24">
   <property name="geometry">
    <rect>
     <x>250</x>
     <y>270</y>
     <width>81</width>
     <height>21</height>
    </rect>
   </property>
   <property name="font">
    <font>
     <pointsize>14</pointsize>
     <weight>75</weight>
     <bold>true</bold>
    </font>
   </property>
   <property name="styleSheet">
    <string notr="true">background-color: rgb(0, 255, 127);
</string>
   </property>
   <property name="text">
    <string>反馈值</string>
   </property>
  </widget>
  <widget class="QLabel" name="label_25">
   <property name="geometry">
    <rect>
     <x>410</x>
     <y>270</y>
     <width>91</width>
     <height>21</height>
    </rect>
   </property>
   <property name="font">
    <font>
     <pointsize>14</pointsize>
     <weight>75</weight>
     <bold>true</bold>
    </font>
   </property>
   <property name="styleSheet">
    <string notr="true">background-color: rgb(0, 255, 127);
</string>
   </property>
   <property name="text">
    <string>当前值</string>
   </property>
  </widget>
  <widget class="QLabel" name="label_26">
   <property name="geometry">
    <rect>
     <x>500</x>
     <y>270</y>
     <width>91</width>
     <height>21</height>
    </rect>
   </property>
   <property name="font">
    <font>
     <pointsize>14</pointsize>
     <weight>75</weight>
     <bold>true</bold>
    </font>
   </property>
   <property name="styleSheet">
    <string notr="true">background-color: rgb(0, 255, 127);
</string>
   </property>
   <property name="text">
    <string>指令值</string>
   </property>
  </widget>
  <widget class="QLabel" name="label_27">
   <property name="geometry">
    <rect>
     <x>590</x>
     <y>270</y>
     <width>81</width>
     <height>21</height>
    </rect>
   </property>
   <property name="font">
    <font>
     <pointsize>14</pointsize>
     <weight>75</weight>
     <bold>true</bold>
    </font>
   </property>
   <property name="styleSheet">
    <string notr="true">background-color: rgb(0, 255, 127);
</string>
   </property>
   <property name="text">
    <string>反馈值</string>
   </property>
  </widget>
 </widget>
 <resources/>
 <connections/>
</ui>
